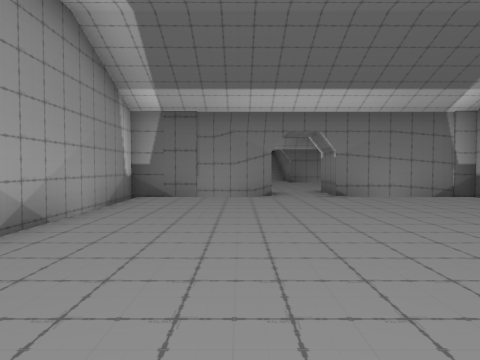
view 1 (above)

19 first-person views from a walk through a Unity game level. The camera is 1.3 m above the floor, tilts 2° down and sees 70° across. The floor is counted in squares, 2 m on a side. Each view is taken from the middle of a square. On the plan, view 1 faces up. The plan holds only what a view shows up to about 10 squares ahead; the rest is blank. The place goes on beyond the plan. The player is left out.

view 2
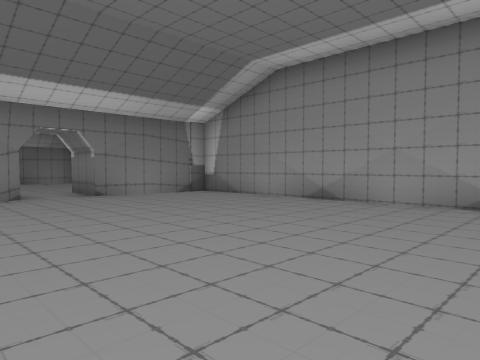

view 3
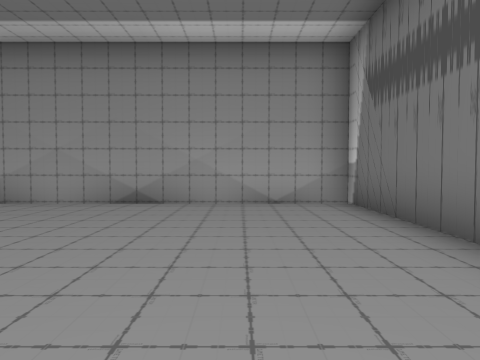

view 4
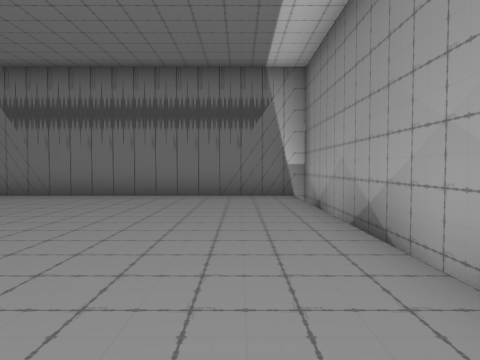

view 5
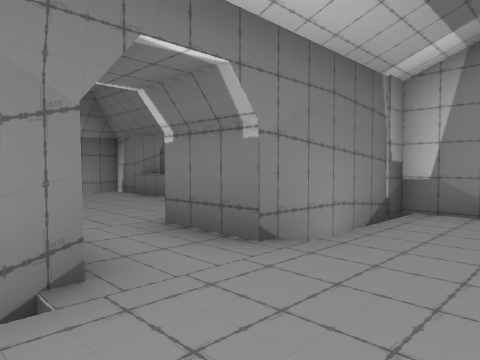

view 6
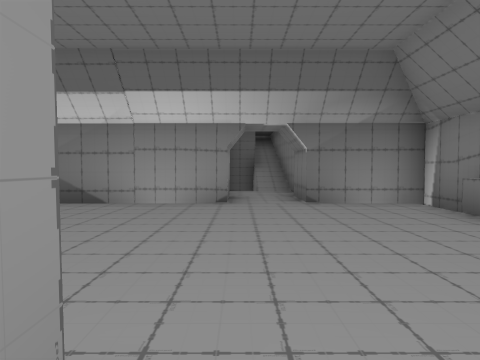

view 7
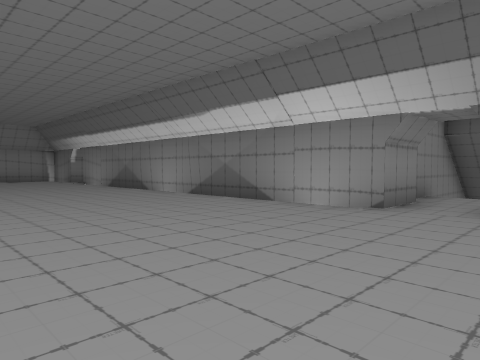

view 8
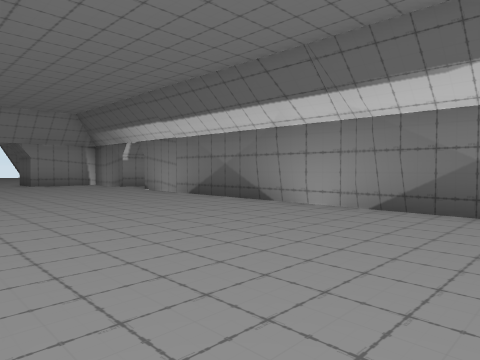

view 9
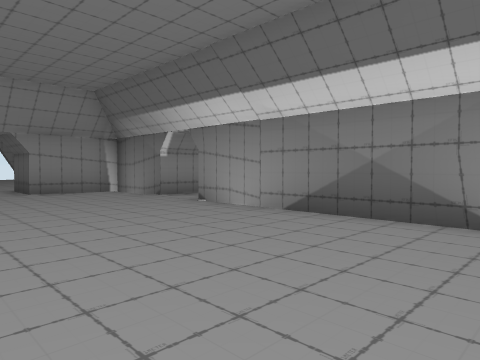

view 10
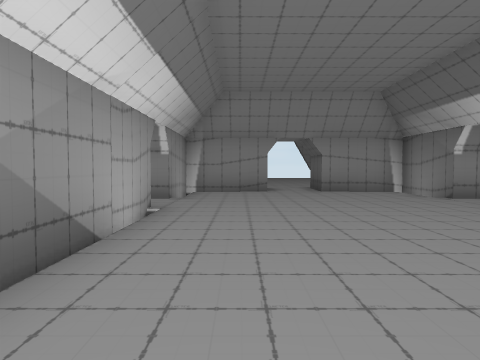

view 11
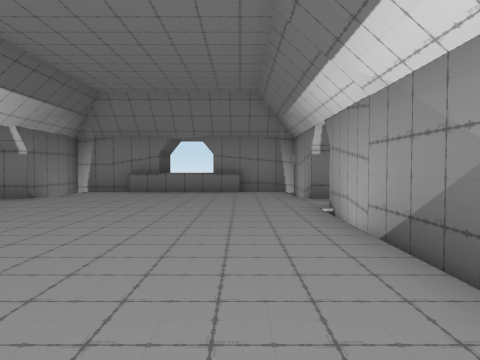

view 12
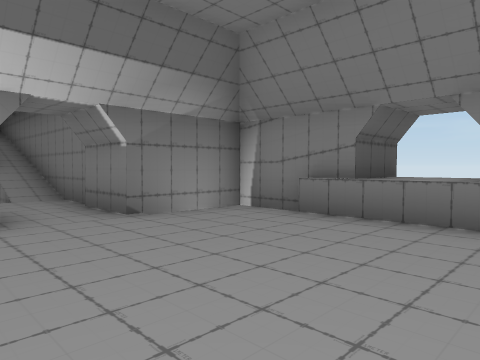

view 13
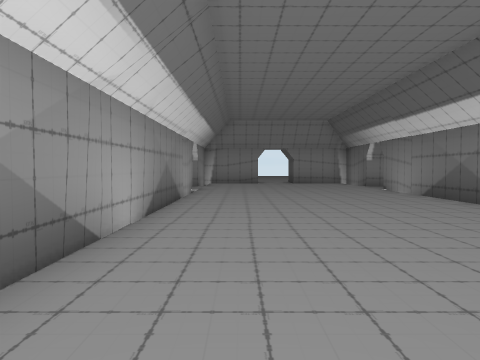

view 14
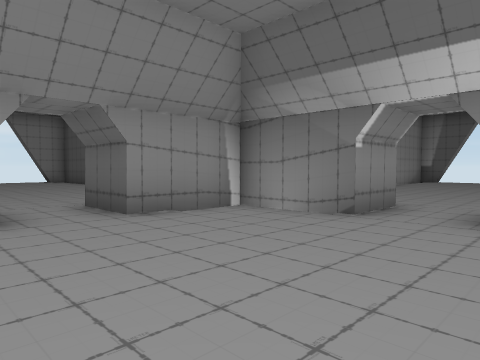

view 15
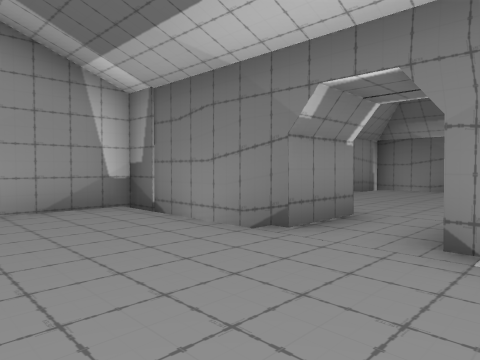

view 16
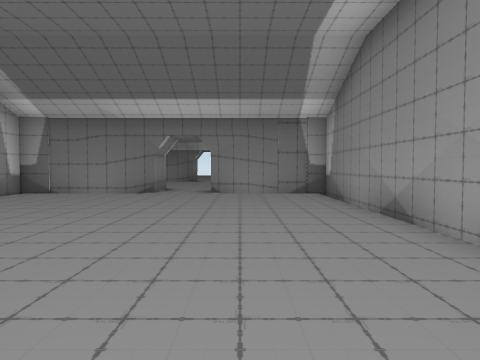

view 17
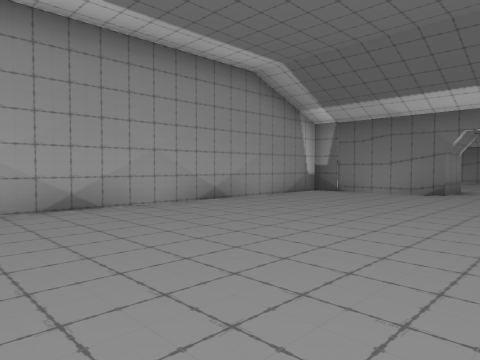

view 18
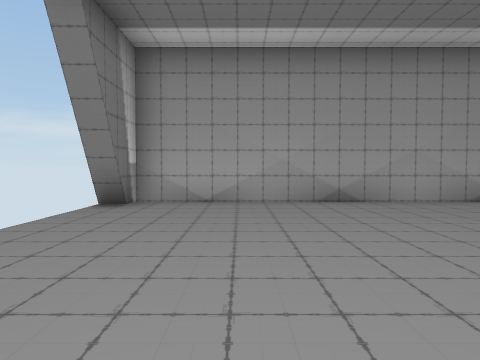

view 19
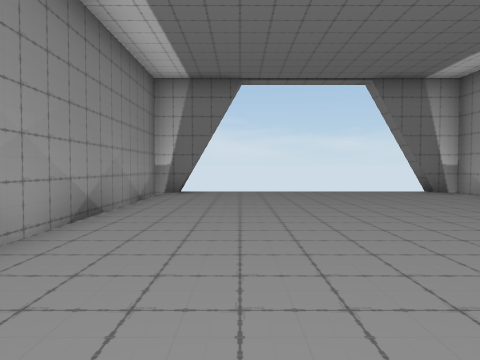

### Floor plan
Points are (right, up) in squares from view 1. A wall is a line through its corners. A room is listed if a view was taken in it or the views show most of it. See-through windows are left out.
Room 1 (views 1, 2, 3, 4, 5)
walls: (0.8, 8) (-2.5, 8) (-2.5, -3) (5.5, -3) (5.5, 8) (2.2, 8)
ways out: opening at (1.5, 8.5) to room 2
Room 2 (views 6, 7, 8, 9, 10, 11, 12, 13, 14)
walls: (0.7, 17) (0.7, 15.5) (-11.7, 15.5); (0.4, 19.5) (0.4, 18); (2.4, 17.4) (2.4, 22.9); (-11.8, 9.5) (0.7, 9.5); (-13.2, 17.1) (-13.2, 15.5) (-15.5, 15.5) (-15.5, 13.3); (2.2, 8) (2.2, 9.5) (4.5, 9.5) (4.5, 11.8); (4.5, 13.3) (4.5, 15.5) (2.2, 15.5) (2.2, 17); (-15.5, 11.9) (-15.5, 9.5) (-13.2, 9.5)
low walls: (4.2, 11) (4.2, 14)
ways out: opening at (1.5, 8.5) to room 1; opening at (-12.5, 8.5) to room 3; opening at (-16.5, 12.5); opening at (-12.5, 16.5)
Room 3 (views 15, 16, 17, 18, 19)
walls: (-9.7, -3.5) (-9.7, -3) (-8.8, -3) (-8.8, 8) (-11.9, 8); (-13.2, 9.5) (-13.2, 8) (-16.7, 8) (-16.7, -3) (-15.7, -3) (-15.7, -3.5)
low walls: (-16, -3) (-16, -3.5)
ways out: opening at (-12.5, 8.5) to room 2

Where each view was taken, in squares from view 1:
view 1: 0 up, 0 right, facing up
view 2: 0 up, 1 left, facing up-right
view 3: 1 down, 1 left, facing right
view 4: 5 up, 1 left, facing down
view 5: 6 up, 0 right, facing up-right
view 6: 9 up, 1 right, facing up
view 7: 10 up, 3 right, facing up-left
view 8: 10 up, 2 left, facing up-left
view 9: 11 up, 6 left, facing up-left
view 10: 11 up, 6 left, facing left
view 11: 11 up, 5 left, facing right
view 12: 11 up, 0 right, facing up-right
view 13: 11 up, 1 left, facing left
view 14: 11 up, 11 left, facing up-left
view 15: 5 up, 11 left, facing up-left
view 16: 1 down, 11 left, facing up
view 17: 1 down, 11 left, facing up-left
view 18: 1 down, 10 left, facing left
view 19: 6 up, 11 left, facing down
